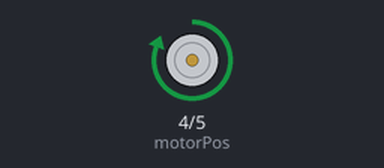
The sketch below on a simulated Arduino Uno, built with avr-gcc and run on an emulated ATmega328P. Parts: motor-driver pin pairs drawn as motors (green arrow = first pin HIGH = forward, orange = second pin HIGH = backward, longer = more drive).

Above: at 1.5 s.
At 4.5 s:
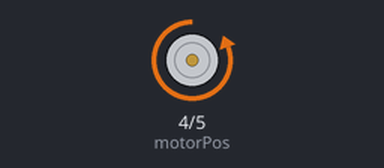
Timing chart, 0 to 7.8 s (numbered marks = the images above):
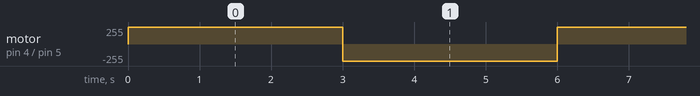

Measured:
- by itself, motor on pin 4 (motorPos) / pin 5 (motorNeg): alternates forward 255/255 for 3.0 s and backward 255/255 for 3.0 s

The sketch:

ch12_3_DC_Motor_Steering_Control.ino
```cpp
const int motorPos=4;
const int motorNeg=5;
void setup()
{
  pinMode(motorPos,OUTPUT);
  pinMode(motorNeg,OUTPUT);
  digitalWrite(motorPos,LOW);
  digitalWrite(motorNeg,LOW);
}
void loop()
{
  digitalWrite(motorPos,HIGH);    //forward
  digitalWrite(motorNeg,LOW);
  delay(3000);
  digitalWrite(motorPos,LOW);    //reverse
  digitalWrite(motorNeg,HIGH);
  delay(3000);
}
```
